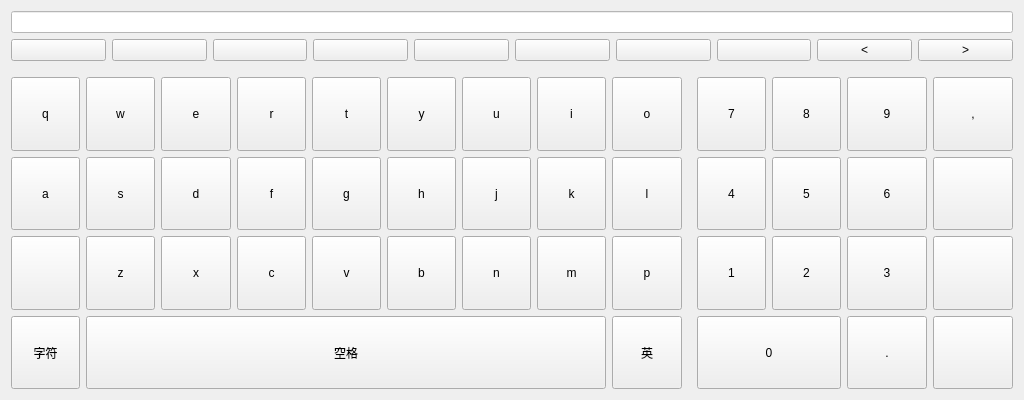
<?xml version="1.0" encoding="UTF-8"?>
<ui version="4.0">
 <class>Keyboard</class>
 <widget class="QWidget" name="Keyboard">
  <property name="windowModality">
   <enum>Qt::NonModal</enum>
  </property>
  <property name="geometry">
   <rect>
    <x>0</x>
    <y>0</y>
    <width>1024</width>
    <height>400</height>
   </rect>
  </property>
  <property name="sizePolicy">
   <sizepolicy hsizetype="Preferred" vsizetype="Preferred">
    <horstretch>0</horstretch>
    <verstretch>0</verstretch>
   </sizepolicy>
  </property>
  <property name="windowTitle">
   <string notr="true">Keyboard</string>
  </property>
  <property name="styleSheet">
   <string notr="true"/>
  </property>
  <layout class="QGridLayout" name="gridLayout_2">
   <item row="1" column="0">
    <layout class="QHBoxLayout" name="horizontalLayout_3">
     <item>
      <widget class="QPushButton" name="btnHint">
       <property name="focusPolicy">
        <enum>Qt::NoFocus</enum>
       </property>
       <property name="text">
        <string/>
       </property>
      </widget>
     </item>
     <item>
      <widget class="QPushButton" name="btnText1">
       <property name="focusPolicy">
        <enum>Qt::NoFocus</enum>
       </property>
       <property name="text">
        <string/>
       </property>
      </widget>
     </item>
     <item>
      <widget class="QPushButton" name="btnText2">
       <property name="focusPolicy">
        <enum>Qt::NoFocus</enum>
       </property>
       <property name="text">
        <string/>
       </property>
      </widget>
     </item>
     <item>
      <widget class="QPushButton" name="btnText3">
       <property name="focusPolicy">
        <enum>Qt::NoFocus</enum>
       </property>
       <property name="text">
        <string/>
       </property>
      </widget>
     </item>
     <item>
      <widget class="QPushButton" name="btnText4">
       <property name="focusPolicy">
        <enum>Qt::NoFocus</enum>
       </property>
       <property name="text">
        <string/>
       </property>
      </widget>
     </item>
     <item>
      <widget class="QPushButton" name="btnText5">
       <property name="focusPolicy">
        <enum>Qt::NoFocus</enum>
       </property>
       <property name="text">
        <string/>
       </property>
      </widget>
     </item>
     <item>
      <widget class="QPushButton" name="btnText6">
       <property name="focusPolicy">
        <enum>Qt::NoFocus</enum>
       </property>
       <property name="text">
        <string/>
       </property>
      </widget>
     </item>
     <item>
      <widget class="QPushButton" name="btnText7">
       <property name="focusPolicy">
        <enum>Qt::NoFocus</enum>
       </property>
       <property name="text">
        <string/>
       </property>
      </widget>
     </item>
     <item>
      <widget class="QPushButton" name="btnPrev">
       <property name="focusPolicy">
        <enum>Qt::NoFocus</enum>
       </property>
       <property name="text">
        <string>&lt;</string>
       </property>
      </widget>
     </item>
     <item>
      <widget class="QPushButton" name="btnNext">
       <property name="focusPolicy">
        <enum>Qt::NoFocus</enum>
       </property>
       <property name="text">
        <string>&gt;</string>
       </property>
      </widget>
     </item>
    </layout>
   </item>
   <item row="3" column="0">
    <layout class="QGridLayout" name="gridLayout">
     <item row="0" column="12">
      <widget class="QPushButton" name="Button9">
       <property name="sizePolicy">
        <sizepolicy hsizetype="Expanding" vsizetype="Expanding">
         <horstretch>0</horstretch>
         <verstretch>0</verstretch>
        </sizepolicy>
       </property>
       <property name="minimumSize">
        <size>
         <width>20</width>
         <height>0</height>
        </size>
       </property>
       <property name="text">
        <string>9</string>
       </property>
      </widget>
     </item>
     <item row="0" column="4">
      <widget class="QPushButton" name="Buttont">
       <property name="sizePolicy">
        <sizepolicy hsizetype="Expanding" vsizetype="Expanding">
         <horstretch>0</horstretch>
         <verstretch>0</verstretch>
        </sizepolicy>
       </property>
       <property name="minimumSize">
        <size>
         <width>20</width>
         <height>0</height>
        </size>
       </property>
       <property name="text">
        <string>t</string>
       </property>
      </widget>
     </item>
     <item row="0" column="9">
      <spacer name="horizontalSpacer">
       <property name="orientation">
        <enum>Qt::Horizontal</enum>
       </property>
       <property name="sizeHint" stdset="0">
        <size>
         <width>20</width>
         <height>20</height>
        </size>
       </property>
      </spacer>
     </item>
     <item row="2" column="6">
      <widget class="QPushButton" name="Buttonn">
       <property name="sizePolicy">
        <sizepolicy hsizetype="Expanding" vsizetype="Expanding">
         <horstretch>0</horstretch>
         <verstretch>0</verstretch>
        </sizepolicy>
       </property>
       <property name="minimumSize">
        <size>
         <width>20</width>
         <height>0</height>
        </size>
       </property>
       <property name="text">
        <string>n</string>
       </property>
      </widget>
     </item>
     <item row="2" column="7">
      <widget class="QPushButton" name="Buttonm">
       <property name="sizePolicy">
        <sizepolicy hsizetype="Expanding" vsizetype="Expanding">
         <horstretch>0</horstretch>
         <verstretch>0</verstretch>
        </sizepolicy>
       </property>
       <property name="minimumSize">
        <size>
         <width>20</width>
         <height>0</height>
        </size>
       </property>
       <property name="text">
        <string>m</string>
       </property>
      </widget>
     </item>
     <item row="1" column="5">
      <widget class="QPushButton" name="Buttonh">
       <property name="sizePolicy">
        <sizepolicy hsizetype="Expanding" vsizetype="Expanding">
         <horstretch>0</horstretch>
         <verstretch>0</verstretch>
        </sizepolicy>
       </property>
       <property name="minimumSize">
        <size>
         <width>20</width>
         <height>0</height>
        </size>
       </property>
       <property name="text">
        <string>h</string>
       </property>
      </widget>
     </item>
     <item row="1" column="6">
      <widget class="QPushButton" name="Buttonj">
       <property name="sizePolicy">
        <sizepolicy hsizetype="Expanding" vsizetype="Expanding">
         <horstretch>0</horstretch>
         <verstretch>0</verstretch>
        </sizepolicy>
       </property>
       <property name="minimumSize">
        <size>
         <width>20</width>
         <height>0</height>
        </size>
       </property>
       <property name="text">
        <string>j</string>
       </property>
      </widget>
     </item>
     <item row="1" column="7">
      <widget class="QPushButton" name="Buttonk">
       <property name="sizePolicy">
        <sizepolicy hsizetype="Expanding" vsizetype="Expanding">
         <horstretch>0</horstretch>
         <verstretch>0</verstretch>
        </sizepolicy>
       </property>
       <property name="minimumSize">
        <size>
         <width>20</width>
         <height>0</height>
        </size>
       </property>
       <property name="text">
        <string>k</string>
       </property>
      </widget>
     </item>
     <item row="1" column="8">
      <widget class="QPushButton" name="Buttonl">
       <property name="sizePolicy">
        <sizepolicy hsizetype="Expanding" vsizetype="Expanding">
         <horstretch>0</horstretch>
         <verstretch>0</verstretch>
        </sizepolicy>
       </property>
       <property name="minimumSize">
        <size>
         <width>20</width>
         <height>0</height>
        </size>
       </property>
       <property name="text">
        <string>l</string>
       </property>
      </widget>
     </item>
     <item row="1" column="10">
      <widget class="QPushButton" name="Button4">
       <property name="sizePolicy">
        <sizepolicy hsizetype="Expanding" vsizetype="Expanding">
         <horstretch>0</horstretch>
         <verstretch>0</verstretch>
        </sizepolicy>
       </property>
       <property name="minimumSize">
        <size>
         <width>20</width>
         <height>0</height>
        </size>
       </property>
       <property name="text">
        <string>4</string>
       </property>
      </widget>
     </item>
     <item row="1" column="11">
      <widget class="QPushButton" name="Button5">
       <property name="sizePolicy">
        <sizepolicy hsizetype="Expanding" vsizetype="Expanding">
         <horstretch>0</horstretch>
         <verstretch>0</verstretch>
        </sizepolicy>
       </property>
       <property name="minimumSize">
        <size>
         <width>20</width>
         <height>0</height>
        </size>
       </property>
       <property name="text">
        <string>5</string>
       </property>
      </widget>
     </item>
     <item row="1" column="12">
      <widget class="QPushButton" name="Button6">
       <property name="sizePolicy">
        <sizepolicy hsizetype="Expanding" vsizetype="Expanding">
         <horstretch>0</horstretch>
         <verstretch>0</verstretch>
        </sizepolicy>
       </property>
       <property name="minimumSize">
        <size>
         <width>20</width>
         <height>0</height>
        </size>
       </property>
       <property name="text">
        <string>6</string>
       </property>
      </widget>
     </item>
     <item row="1" column="13">
      <widget class="QPushButton" name="backButton">
       <property name="sizePolicy">
        <sizepolicy hsizetype="Expanding" vsizetype="Expanding">
         <horstretch>0</horstretch>
         <verstretch>0</verstretch>
        </sizepolicy>
       </property>
       <property name="focusPolicy">
        <enum>Qt::NoFocus</enum>
       </property>
       <property name="text">
        <string/>
       </property>
      </widget>
     </item>
     <item row="2" column="0">
      <widget class="QPushButton" name="shift">
       <property name="sizePolicy">
        <sizepolicy hsizetype="Expanding" vsizetype="Expanding">
         <horstretch>0</horstretch>
         <verstretch>0</verstretch>
        </sizepolicy>
       </property>
       <property name="minimumSize">
        <size>
         <width>20</width>
         <height>0</height>
        </size>
       </property>
       <property name="styleSheet">
        <string notr="true"/>
       </property>
       <property name="text">
        <string/>
       </property>
       <property name="checkable">
        <bool>false</bool>
       </property>
      </widget>
     </item>
     <item row="2" column="2">
      <widget class="QPushButton" name="Buttonx">
       <property name="sizePolicy">
        <sizepolicy hsizetype="Expanding" vsizetype="Expanding">
         <horstretch>0</horstretch>
         <verstretch>0</verstretch>
        </sizepolicy>
       </property>
       <property name="minimumSize">
        <size>
         <width>20</width>
         <height>0</height>
        </size>
       </property>
       <property name="text">
        <string>x</string>
       </property>
      </widget>
     </item>
     <item row="2" column="10">
      <widget class="QPushButton" name="Button1">
       <property name="sizePolicy">
        <sizepolicy hsizetype="Expanding" vsizetype="Expanding">
         <horstretch>0</horstretch>
         <verstretch>0</verstretch>
        </sizepolicy>
       </property>
       <property name="minimumSize">
        <size>
         <width>20</width>
         <height>0</height>
        </size>
       </property>
       <property name="text">
        <string>1</string>
       </property>
      </widget>
     </item>
     <item row="2" column="11">
      <widget class="QPushButton" name="Button2">
       <property name="sizePolicy">
        <sizepolicy hsizetype="Expanding" vsizetype="Expanding">
         <horstretch>0</horstretch>
         <verstretch>0</verstretch>
        </sizepolicy>
       </property>
       <property name="minimumSize">
        <size>
         <width>20</width>
         <height>0</height>
        </size>
       </property>
       <property name="text">
        <string>2</string>
       </property>
      </widget>
     </item>
     <item row="2" column="12">
      <widget class="QPushButton" name="Button3">
       <property name="sizePolicy">
        <sizepolicy hsizetype="Expanding" vsizetype="Expanding">
         <horstretch>0</horstretch>
         <verstretch>0</verstretch>
        </sizepolicy>
       </property>
       <property name="minimumSize">
        <size>
         <width>20</width>
         <height>0</height>
        </size>
       </property>
       <property name="text">
        <string>3</string>
       </property>
      </widget>
     </item>
     <item row="2" column="13">
      <widget class="QPushButton" name="clear">
       <property name="sizePolicy">
        <sizepolicy hsizetype="Expanding" vsizetype="Expanding">
         <horstretch>0</horstretch>
         <verstretch>0</verstretch>
        </sizepolicy>
       </property>
       <property name="focusPolicy">
        <enum>Qt::NoFocus</enum>
       </property>
       <property name="text">
        <string/>
       </property>
      </widget>
     </item>
     <item row="3" column="0">
      <widget class="QPushButton" name="char_2">
       <property name="sizePolicy">
        <sizepolicy hsizetype="Expanding" vsizetype="Expanding">
         <horstretch>0</horstretch>
         <verstretch>0</verstretch>
        </sizepolicy>
       </property>
       <property name="minimumSize">
        <size>
         <width>20</width>
         <height>0</height>
        </size>
       </property>
       <property name="text">
        <string>字符</string>
       </property>
       <property name="checkable">
        <bool>true</bool>
       </property>
       <property name="checked">
        <bool>false</bool>
       </property>
      </widget>
     </item>
     <item row="3" column="8">
      <widget class="QPushButton" name="btnEnCh">
       <property name="sizePolicy">
        <sizepolicy hsizetype="Expanding" vsizetype="Expanding">
         <horstretch>0</horstretch>
         <verstretch>0</verstretch>
        </sizepolicy>
       </property>
       <property name="minimumSize">
        <size>
         <width>20</width>
         <height>0</height>
        </size>
       </property>
       <property name="text">
        <string>英</string>
       </property>
       <property name="checkable">
        <bool>true</bool>
       </property>
       <property name="checked">
        <bool>false</bool>
       </property>
      </widget>
     </item>
     <item row="3" column="12">
      <widget class="QPushButton" name="btnDot">
       <property name="sizePolicy">
        <sizepolicy hsizetype="Expanding" vsizetype="Expanding">
         <horstretch>0</horstretch>
         <verstretch>0</verstretch>
        </sizepolicy>
       </property>
       <property name="text">
        <string>.</string>
       </property>
      </widget>
     </item>
     <item row="3" column="13">
      <widget class="QPushButton" name="enterButton">
       <property name="sizePolicy">
        <sizepolicy hsizetype="Expanding" vsizetype="Expanding">
         <horstretch>0</horstretch>
         <verstretch>0</verstretch>
        </sizepolicy>
       </property>
       <property name="minimumSize">
        <size>
         <width>20</width>
         <height>0</height>
        </size>
       </property>
       <property name="text">
        <string/>
       </property>
      </widget>
     </item>
     <item row="0" column="3">
      <widget class="QPushButton" name="Buttonr">
       <property name="sizePolicy">
        <sizepolicy hsizetype="Expanding" vsizetype="Expanding">
         <horstretch>0</horstretch>
         <verstretch>0</verstretch>
        </sizepolicy>
       </property>
       <property name="minimumSize">
        <size>
         <width>20</width>
         <height>0</height>
        </size>
       </property>
       <property name="text">
        <string>r</string>
       </property>
      </widget>
     </item>
     <item row="0" column="6">
      <widget class="QPushButton" name="Buttonu">
       <property name="sizePolicy">
        <sizepolicy hsizetype="Expanding" vsizetype="Expanding">
         <horstretch>0</horstretch>
         <verstretch>0</verstretch>
        </sizepolicy>
       </property>
       <property name="minimumSize">
        <size>
         <width>20</width>
         <height>0</height>
        </size>
       </property>
       <property name="text">
        <string>u</string>
       </property>
      </widget>
     </item>
     <item row="0" column="0">
      <widget class="QPushButton" name="Buttonq">
       <property name="sizePolicy">
        <sizepolicy hsizetype="Expanding" vsizetype="Expanding">
         <horstretch>0</horstretch>
         <verstretch>0</verstretch>
        </sizepolicy>
       </property>
       <property name="minimumSize">
        <size>
         <width>20</width>
         <height>0</height>
        </size>
       </property>
       <property name="text">
        <string>q</string>
       </property>
      </widget>
     </item>
     <item row="1" column="1">
      <widget class="QPushButton" name="Buttons">
       <property name="sizePolicy">
        <sizepolicy hsizetype="Expanding" vsizetype="Expanding">
         <horstretch>0</horstretch>
         <verstretch>0</verstretch>
        </sizepolicy>
       </property>
       <property name="minimumSize">
        <size>
         <width>20</width>
         <height>0</height>
        </size>
       </property>
       <property name="text">
        <string>s</string>
       </property>
      </widget>
     </item>
     <item row="0" column="10">
      <widget class="QPushButton" name="Button7">
       <property name="sizePolicy">
        <sizepolicy hsizetype="Expanding" vsizetype="Expanding">
         <horstretch>0</horstretch>
         <verstretch>0</verstretch>
        </sizepolicy>
       </property>
       <property name="minimumSize">
        <size>
         <width>20</width>
         <height>0</height>
        </size>
       </property>
       <property name="text">
        <string>7</string>
       </property>
      </widget>
     </item>
     <item row="0" column="11">
      <widget class="QPushButton" name="Button8">
       <property name="sizePolicy">
        <sizepolicy hsizetype="Expanding" vsizetype="Expanding">
         <horstretch>0</horstretch>
         <verstretch>0</verstretch>
        </sizepolicy>
       </property>
       <property name="minimumSize">
        <size>
         <width>20</width>
         <height>0</height>
        </size>
       </property>
       <property name="text">
        <string>8</string>
       </property>
      </widget>
     </item>
     <item row="1" column="4">
      <widget class="QPushButton" name="Buttong">
       <property name="sizePolicy">
        <sizepolicy hsizetype="Expanding" vsizetype="Expanding">
         <horstretch>0</horstretch>
         <verstretch>0</verstretch>
        </sizepolicy>
       </property>
       <property name="minimumSize">
        <size>
         <width>20</width>
         <height>0</height>
        </size>
       </property>
       <property name="text">
        <string>g</string>
       </property>
      </widget>
     </item>
     <item row="0" column="7">
      <widget class="QPushButton" name="Buttoni">
       <property name="sizePolicy">
        <sizepolicy hsizetype="Expanding" vsizetype="Expanding">
         <horstretch>0</horstretch>
         <verstretch>0</verstretch>
        </sizepolicy>
       </property>
       <property name="minimumSize">
        <size>
         <width>20</width>
         <height>0</height>
        </size>
       </property>
       <property name="text">
        <string>i</string>
       </property>
      </widget>
     </item>
     <item row="0" column="8">
      <widget class="QPushButton" name="Buttono">
       <property name="sizePolicy">
        <sizepolicy hsizetype="Expanding" vsizetype="Expanding">
         <horstretch>0</horstretch>
         <verstretch>0</verstretch>
        </sizepolicy>
       </property>
       <property name="minimumSize">
        <size>
         <width>20</width>
         <height>0</height>
        </size>
       </property>
       <property name="text">
        <string>o</string>
       </property>
      </widget>
     </item>
     <item row="0" column="13">
      <widget class="QPushButton" name="btnComma">
       <property name="sizePolicy">
        <sizepolicy hsizetype="Expanding" vsizetype="Expanding">
         <horstretch>0</horstretch>
         <verstretch>0</verstretch>
        </sizepolicy>
       </property>
       <property name="text">
        <string>,</string>
       </property>
      </widget>
     </item>
     <item row="2" column="5">
      <widget class="QPushButton" name="Buttonb">
       <property name="sizePolicy">
        <sizepolicy hsizetype="Expanding" vsizetype="Expanding">
         <horstretch>0</horstretch>
         <verstretch>0</verstretch>
        </sizepolicy>
       </property>
       <property name="minimumSize">
        <size>
         <width>20</width>
         <height>0</height>
        </size>
       </property>
       <property name="text">
        <string>b</string>
       </property>
      </widget>
     </item>
     <item row="2" column="3">
      <widget class="QPushButton" name="Buttonc">
       <property name="sizePolicy">
        <sizepolicy hsizetype="Expanding" vsizetype="Expanding">
         <horstretch>0</horstretch>
         <verstretch>0</verstretch>
        </sizepolicy>
       </property>
       <property name="minimumSize">
        <size>
         <width>20</width>
         <height>0</height>
        </size>
       </property>
       <property name="text">
        <string>c</string>
       </property>
      </widget>
     </item>
     <item row="2" column="4">
      <widget class="QPushButton" name="Buttonv">
       <property name="sizePolicy">
        <sizepolicy hsizetype="Expanding" vsizetype="Expanding">
         <horstretch>0</horstretch>
         <verstretch>0</verstretch>
        </sizepolicy>
       </property>
       <property name="minimumSize">
        <size>
         <width>20</width>
         <height>0</height>
        </size>
       </property>
       <property name="text">
        <string>v</string>
       </property>
      </widget>
     </item>
     <item row="1" column="2">
      <widget class="QPushButton" name="Buttond">
       <property name="sizePolicy">
        <sizepolicy hsizetype="Expanding" vsizetype="Expanding">
         <horstretch>0</horstretch>
         <verstretch>0</verstretch>
        </sizepolicy>
       </property>
       <property name="minimumSize">
        <size>
         <width>20</width>
         <height>0</height>
        </size>
       </property>
       <property name="text">
        <string>d</string>
       </property>
      </widget>
     </item>
     <item row="2" column="1">
      <widget class="QPushButton" name="Buttonz">
       <property name="sizePolicy">
        <sizepolicy hsizetype="Expanding" vsizetype="Expanding">
         <horstretch>0</horstretch>
         <verstretch>0</verstretch>
        </sizepolicy>
       </property>
       <property name="minimumSize">
        <size>
         <width>20</width>
         <height>0</height>
        </size>
       </property>
       <property name="text">
        <string>z</string>
       </property>
      </widget>
     </item>
     <item row="0" column="2">
      <widget class="QPushButton" name="Buttone">
       <property name="sizePolicy">
        <sizepolicy hsizetype="Expanding" vsizetype="Expanding">
         <horstretch>0</horstretch>
         <verstretch>0</verstretch>
        </sizepolicy>
       </property>
       <property name="minimumSize">
        <size>
         <width>20</width>
         <height>0</height>
        </size>
       </property>
       <property name="text">
        <string>e</string>
       </property>
      </widget>
     </item>
     <item row="0" column="1">
      <widget class="QPushButton" name="Buttonw">
       <property name="sizePolicy">
        <sizepolicy hsizetype="Expanding" vsizetype="Expanding">
         <horstretch>0</horstretch>
         <verstretch>0</verstretch>
        </sizepolicy>
       </property>
       <property name="minimumSize">
        <size>
         <width>20</width>
         <height>0</height>
        </size>
       </property>
       <property name="text">
        <string>w</string>
       </property>
      </widget>
     </item>
     <item row="1" column="0">
      <widget class="QPushButton" name="Buttona">
       <property name="sizePolicy">
        <sizepolicy hsizetype="Expanding" vsizetype="Expanding">
         <horstretch>0</horstretch>
         <verstretch>0</verstretch>
        </sizepolicy>
       </property>
       <property name="minimumSize">
        <size>
         <width>20</width>
         <height>0</height>
        </size>
       </property>
       <property name="text">
        <string>a</string>
       </property>
      </widget>
     </item>
     <item row="0" column="5">
      <widget class="QPushButton" name="Buttony">
       <property name="sizePolicy">
        <sizepolicy hsizetype="Expanding" vsizetype="Expanding">
         <horstretch>0</horstretch>
         <verstretch>0</verstretch>
        </sizepolicy>
       </property>
       <property name="minimumSize">
        <size>
         <width>20</width>
         <height>0</height>
        </size>
       </property>
       <property name="text">
        <string>y</string>
       </property>
      </widget>
     </item>
     <item row="1" column="3">
      <widget class="QPushButton" name="Buttonf">
       <property name="sizePolicy">
        <sizepolicy hsizetype="Expanding" vsizetype="Expanding">
         <horstretch>0</horstretch>
         <verstretch>0</verstretch>
        </sizepolicy>
       </property>
       <property name="minimumSize">
        <size>
         <width>20</width>
         <height>0</height>
        </size>
       </property>
       <property name="text">
        <string>f</string>
       </property>
      </widget>
     </item>
     <item row="2" column="8">
      <widget class="QPushButton" name="Buttonp">
       <property name="sizePolicy">
        <sizepolicy hsizetype="Expanding" vsizetype="Expanding">
         <horstretch>0</horstretch>
         <verstretch>0</verstretch>
        </sizepolicy>
       </property>
       <property name="minimumSize">
        <size>
         <width>20</width>
         <height>0</height>
        </size>
       </property>
       <property name="text">
        <string>p</string>
       </property>
      </widget>
     </item>
     <item row="3" column="10" colspan="2">
      <widget class="QPushButton" name="Button0">
       <property name="sizePolicy">
        <sizepolicy hsizetype="Expanding" vsizetype="Expanding">
         <horstretch>0</horstretch>
         <verstretch>0</verstretch>
        </sizepolicy>
       </property>
       <property name="minimumSize">
        <size>
         <width>20</width>
         <height>0</height>
        </size>
       </property>
       <property name="text">
        <string>0</string>
       </property>
      </widget>
     </item>
     <item row="3" column="1" colspan="7">
      <widget class="QPushButton" name="space">
       <property name="sizePolicy">
        <sizepolicy hsizetype="Expanding" vsizetype="Expanding">
         <horstretch>0</horstretch>
         <verstretch>0</verstretch>
        </sizepolicy>
       </property>
       <property name="minimumSize">
        <size>
         <width>20</width>
         <height>50</height>
        </size>
       </property>
       <property name="text">
        <string>空格</string>
       </property>
      </widget>
     </item>
    </layout>
   </item>
   <item row="0" column="0">
    <layout class="QHBoxLayout" name="horizontalLayout">
     <item>
      <widget class="QLineEdit" name="lineEdit">
       <property name="styleSheet">
        <string notr="true">color: rgb(0, 0, 0);
background-color: rgb(255, 255, 255);</string>
       </property>
      </widget>
     </item>
    </layout>
   </item>
   <item row="2" column="0">
    <spacer name="verticalSpacer">
     <property name="orientation">
      <enum>Qt::Vertical</enum>
     </property>
     <property name="sizeType">
      <enum>QSizePolicy::Fixed</enum>
     </property>
     <property name="sizeHint" stdset="0">
      <size>
       <width>20</width>
       <height>10</height>
      </size>
     </property>
    </spacer>
   </item>
  </layout>
 </widget>
 <resources/>
 <connections/>
</ui>
